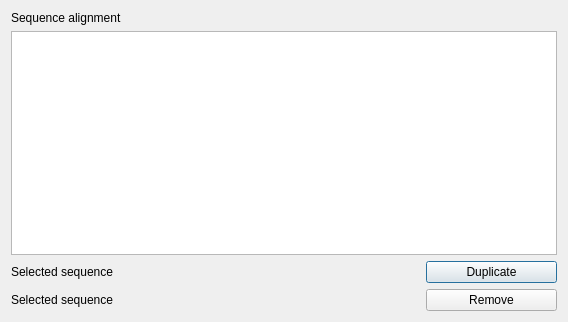
<?xml version="1.0" encoding="UTF-8"?>
<ui version="4.0">
 <class>Dialog</class>
 <widget class="QDialog" name="Dialog">
  <property name="geometry">
   <rect>
    <x>0</x>
    <y>0</y>
    <width>568</width>
    <height>322</height>
   </rect>
  </property>
  <property name="windowTitle">
   <string>Dialog</string>
  </property>
  <layout class="QVBoxLayout" name="verticalLayout_2">
   <item>
    <layout class="QVBoxLayout" name="verticalLayout">
     <item>
      <widget class="QLabel" name="lbl_seq_viewer">
       <property name="text">
        <string>Sequence alignment</string>
       </property>
      </widget>
     </item>
     <item>
      <widget class="QTableWidget" name="table_seq_viewer"/>
     </item>
    </layout>
   </item>
   <item>
    <layout class="QHBoxLayout" name="horizontalLayout">
     <item>
      <widget class="QLabel" name="lbl_duplicate_seq">
       <property name="text">
        <string>Selected sequence</string>
       </property>
      </widget>
     </item>
     <item>
      <widget class="QPushButton" name="btn_duplicate_seq">
       <property name="maximumSize">
        <size>
         <width>131</width>
         <height>16777215</height>
        </size>
       </property>
       <property name="text">
        <string>Duplicate</string>
       </property>
      </widget>
     </item>
    </layout>
   </item>
   <item>
    <layout class="QHBoxLayout" name="horizontalLayout_2">
     <item>
      <widget class="QLabel" name="lbl_remove_seq">
       <property name="text">
        <string>Selected sequence</string>
       </property>
      </widget>
     </item>
     <item>
      <widget class="QPushButton" name="btn_remove_seq">
       <property name="maximumSize">
        <size>
         <width>131</width>
         <height>16777215</height>
        </size>
       </property>
       <property name="text">
        <string>Remove</string>
       </property>
      </widget>
     </item>
    </layout>
   </item>
  </layout>
 </widget>
 <resources/>
 <connections/>
</ui>
